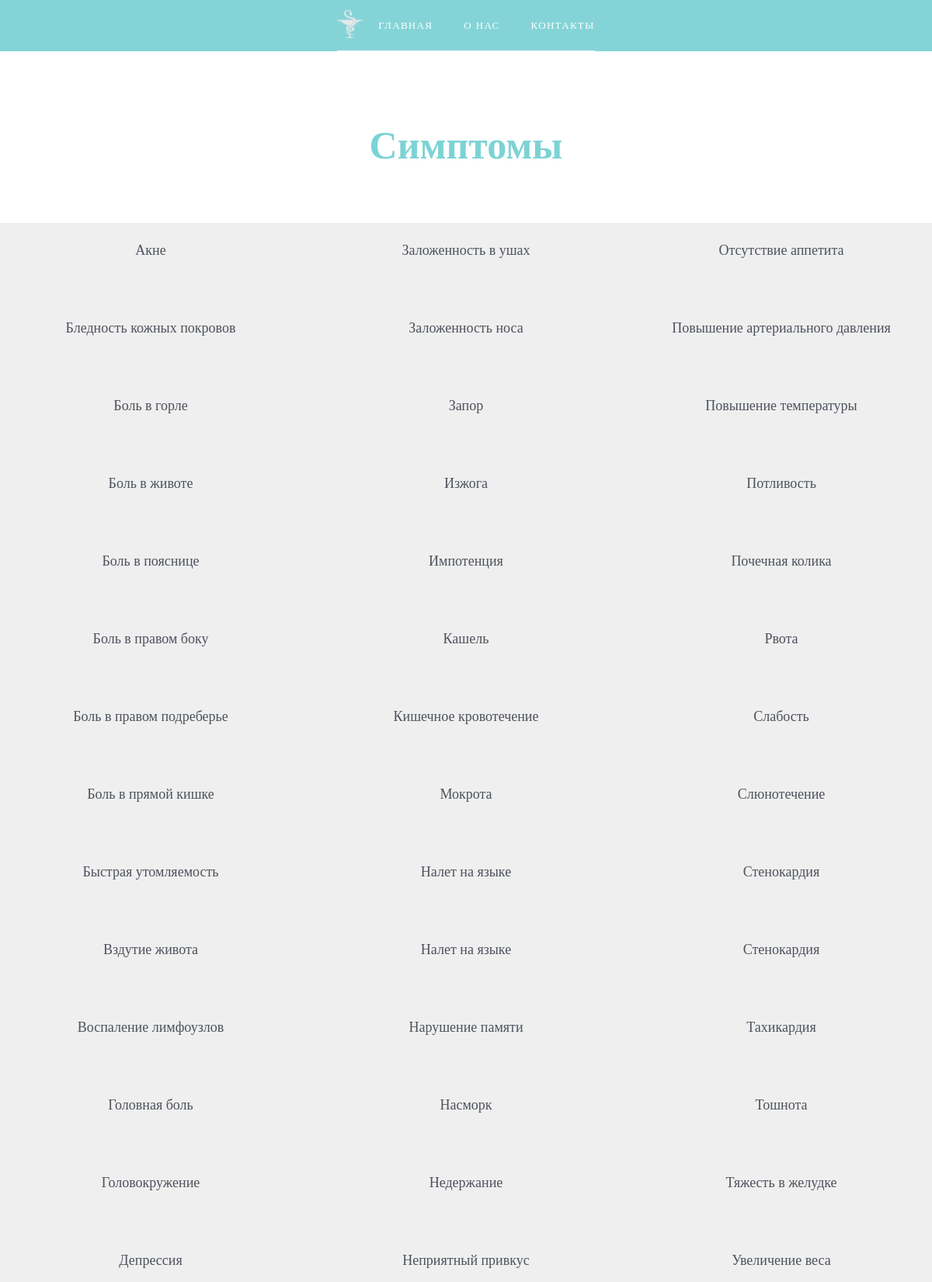
Screenshot of /symptoms (upper part) with the database file from the repository.
### main/models.py (models this page shows, shortened)
class Symptoms(models.Model):
    title = models.CharField('Название', max_length=50)
    info = models.TextField('Описание')
    class Meta:
        verbose_name = 'симптом'
        verbose_name_plural = 'симптомы'

### main/views.py (the view)
# urls.py: path('symptoms', views.SymptomsListView.as_view(), name='symptoms'),
class SymptomsListView(View):
    def get(self, *args, **kwargs):
        return render(self.request, 'main/symptoms.html', context=self.get_context())
    def get_context(self):
        context = {}
        context['symptoms'] = Symptoms.objects.all().order_by('title')
        context['category_name'] = 'Симптомы'
        return context

### main/templates/main/symptoms.html (shortened to what this page needs)
{% extends "main/base.html" %}
{% load static %}
{% block content %}
        <header class="intro">
           <section class="header__container">
            <div class="intro-top__container">
                <div class="intro__container">
                      <div class="intro__top">
                          <div class="intro__left" >
                            <a href="{% url 'home' %}"><img class="intro__icon-left" src="{% static 'img/logotip.svg' %}" alt=""></a>
                            <a href="{% url 'home' %}" class="intro__shref" >Главная</a>
                          </div>
                      <nav>
                        <div class="intro__right-row">
                          <a class="intro__shref"  href="{% url 'home' %}">О нас</a>
                          <a class="intro__shref"  href="{% url 'home' %}">Контакты</a>
                        </div>
                      </nav>
                  </div>
                </div>
          </div>
           </section>
        </header>
<section class="list">
    <div class="list__title">{{ category_name }}</div>
    <div class="list__table">
        {% if symptoms %}
        {% for symptom in symptoms %}
        <div class="list__column">
            <div class="list__text-container">
                <div class="list__text-link">
                    <a href="{% url 'symptom_detail' symptom.id %}" >{{ symptom.title }}</a>
                </div>
            </div>
        </div>
        {% endfor %}
        {% else %}
        <h2> Пусто </h2>
        {% endif %}
    </div>
</section>
{% endblock content %}

### static/css_styles/style.css (style rules this page uses)
html { scroll-behavior: smooth; }
body { margin: 0% auto; padding: 0%; }
a { color: #fff }
img.intro__icon-left { transition: .3s; }
.intro__left { display: flex; flex-direction: row; align-items: center; }
.header__container { display: flex; justify-content: center; }
.intro { background-color: #84d4d7; background-size: cover; background-repeat: no-repeat; justify-content: center; color: #fff; }
.intro-top__container { display: flex; justify-content: center; }
.intro__container { display: flex; justify-content: center; }
.intro__top { display: flex; border-bottom: 1px solid #fff; justify-content: space-between; }
.intro__right-row { display: flex; margin-right: -20px; }
.intro__shref { display: flex; font-family: 'Inter'; font-size: 13px; line-height: 5px; letter-spacing: 0.1em; text-transform: uppercase; }
.intro__shref { justify-content: flex-end; padding-top: 30px; padding-bottom: 30px; font-style: normal; font-weight: 300; align-items: center; text-align: center; transition: .3s; text-decoration: none; color: #fff; margin: 0px 20px; }
.list__text-link { transition: .3s; }
.list__title { text-align: center; font-family: 'Montserrat'; font-style: normal; font-weight: bold; font-size: 50px; color: #7cd3d5; margin-bottom: 70px; }
.list { display: flex; flex-direction: column; flex-wrap: wrap; align-content: center; margin-top: 5%; padding: 30px 0px 0px 0px; }
@media (min-height: 400px) { .list__table { display: block; column-count: 2; } }
@media (min-height: 550px) { .list__table { display: block; column-count: 3; } }
.list__table { flex-wrap: wrap; justify-content: space-between; align-content: center; flex-direction: column; margin-bottom: 100px; background: #efefef; }
.list__column { border-radius: 10px; display: flex; width: 390px; margin-bottom: 30px; justify-content: space-around; }
.list__text-link a { font-family: 'Roboto'; font-style: normal; font-weight: 500; font-size: 18px; line-height: 70px; color: #4d525c; text-decoration: none; }

### rows the page displays
Symptoms: title "Акне"
Symptoms: title "Бледность кожных покровов"
Symptoms: title "Боль в горле"
Symptoms: title "Боль в животе"
Symptoms: title "Боль в пояснице"
Symptoms: title "Боль в правом боку"
Symptoms: title "Боль в правом подреберье"
Symptoms: title "Боль в прямой кишке"
Symptoms: title "Быстрая утомляемость"
Symptoms: title "Вздутие живота"
Symptoms: title "Воспаление лимфоузлов"
Symptoms: title "Головная боль"
Symptoms: title "Головокружение"
Symptoms: title "Депрессия"
Symptoms: title "Заложенность в ушах"
Symptoms: title "Заложенность носа"
Symptoms: title "Запор"
Symptoms: title "Изжога"
Symptoms: title "Импотенция"
Symptoms: title "Кашель"
Symptoms: title "Кишечное кровотечение"
Symptoms: title "Мокрота"
Symptoms: title "Налет на языке"
Symptoms: title "Налет на языке"
Symptoms: title "Нарушение памяти"
Symptoms: title "Насморк"
Symptoms: title "Недержание"
Symptoms: title "Неприятный привкус"
Symptoms: title "Отсутствие аппетита"
Symptoms: title "Повышение артериального давления"
Symptoms: title "Повышение температуры"
Symptoms: title "Потливость"
Symptoms: title "Почечная колика"
Symptoms: title "Рвота"
Symptoms: title "Слабость"
Symptoms: title "Слюнотечение"
Symptoms: title "Стенокардия"
Symptoms: title "Стенокардия"
Symptoms: title "Тахикардия"
Symptoms: title "Тошнота"
Symptoms: title "Тяжесть в желудке"
Symptoms: title "Увеличение веса"

### other values shown
{{ category_name }} "Симптомы"
